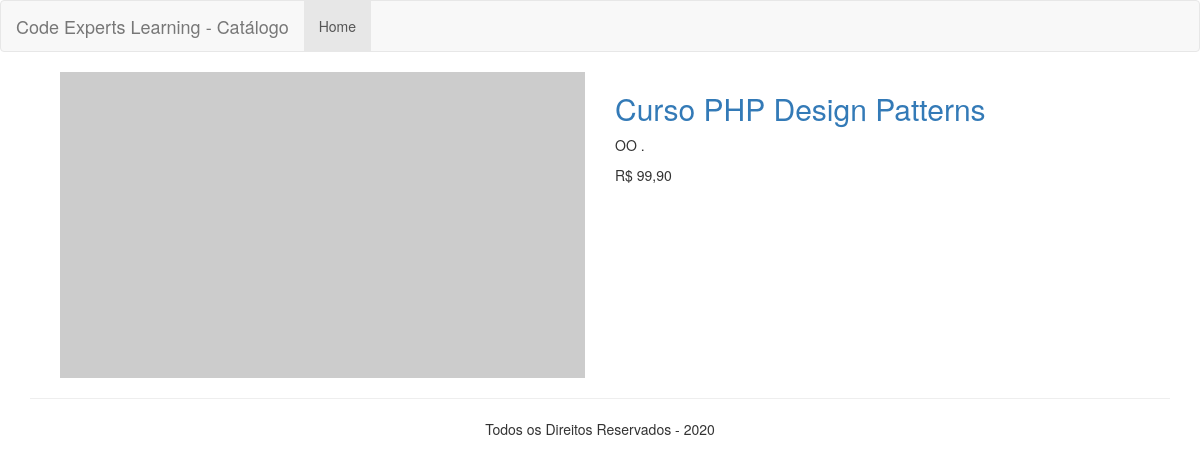
Screenshot of /product/10 with the database file from the repository.
### tables this page shows
CREATE TABLE `products` (
  `id` int(11) NOT NULL AUTO_INCREMENT,
  `category_id` int(11) DEFAULT NULL,
  `name` varchar(255) DEFAULT NULL,
  `price` float(10,2) DEFAULT NULL,
  `amount` int(11) DEFAULT NULL,
  `description` text,
  `slug` varchar(255) DEFAULT NULL,
  `created_at` datetime DEFAULT NULL,
  `updated_at` datetime DEFAULT NULL,
  PRIMARY KEY (`id`)
);

### src/View/View.php (called while the page is built, shortened)
<?php
class View
{
	private $view;
	private $data = [];
	public function __construct($view)
	{
		$this->view = $view;
	}
	public function __set($index, $value)
	{
		$this->data[$index] = $value;
	}
	public function __get($index)
	{
		return $this->data[$index];
	}
	public function render()
	{
		require VIEWS_PATH . $this->view;
		return ob_get_clean();
	}
}

### src/Controller/ProductController.php (called while the page is built, shortened)
<?php
class ProductController
{
	public function index($id)
	{
		$id = (int) $id;
		$pdo = Connection::getInstance();
		$view = new View('site/single.phtml');
		$view->product = (new Product($pdo))->find($id);
		return $view->render();
	}
}

### src/DB/Entity.php (called while the page is built, shortened)
<?php
abstract class Entity
{
	private $conn;
	public function __construct(\PDO $conn)
	{
		$this->conn = $conn;
	}
	public function find(int $id)
	{
		$sql =  'SELECT * FROM products WHERE id = :id';
		$get = $this->conn->prepare($sql);
		$get->bindValue(':id', $id, \PDO::PARAM_INT);
		$get->execute();
		return $get->fetch(PDO::FETCH_ASSOC);
	}
}

### views/site/single.phtml (the view)
<?php require VIEWS_PATH . 'includes/header.phtml';?>
<div class="container">
    <div class="col-md-12">
        <div class="col-md-6">
            <img src="http://via.placeholder.com/600x350?text=<?=$this->product['name'];?>" alt="" class="img-responsive">
        </div>
        <div class="col-md-6 text-left">
            <h2><a href="<?=HOME;?>/product/<?=$this->product['id'];?>"><?=$this->product['name'];?></a></h2>
            <p><?=$this->product['description'];?></p>
            <p>R$ <?=number_format($this->product['price'], 2, ',', '.');?></p>
        </div>
    </div>
</div>
<?php require VIEWS_PATH . 'includes/footer.phtml';?>

### rows the page displays
products: name "Curso PHP Design Patterns", description "OO .", price "99,90"
